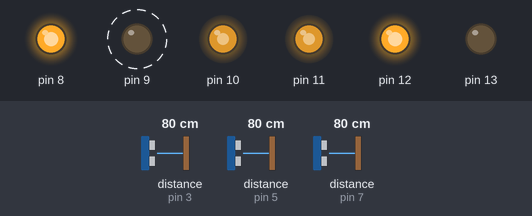
This sketch was run on a simulated Arduino Uno, built for the host (arithmetic inside an expression is 32-bit, double 64-bit). On the bench: output pins drawn as LEDs (lit = HIGH). Wiring (inferred from the names in the program): 3 × ultrasonic range finder: trigger pin 2, echo pin 3 / trigger pin 4, echo pin 5 / trigger pin 6, echo pin 7. Dashed ring = blinking. The inputs (shaded band) are chosen by the test bench; at power-on: distance to the obstacle (sensors on pin 3, pin 5, pin 7) 80 cm. The echo pulse lasts 58.3 µs per cm; random numbers use the default seed unless the sketch sets one; pins used as bus, display or sensor lines are not drawn.

Above: at 0.88 s.
1.3 s: distance to the obstacle (sensor on pin 3) set to 33 cm
At 3.82 s:
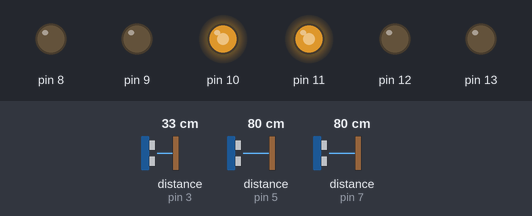
4.3 s: distance to the obstacle (sensor on pin 3) set to 27 cm
5.8 s: distance to the obstacle (sensor on pin 5) set to 86 cm
At 6.4 s:
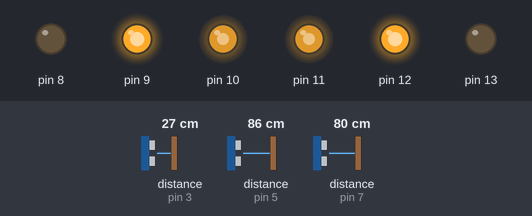
7.4 s: distance to the obstacle (sensor on pin 5) set to 2 cm
At 7.8 s:
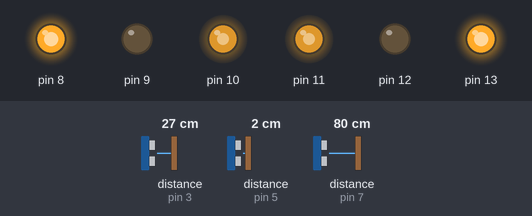
Timing chart, 0 to 9.9 s (numbered marks = the images above; inputs shaded):
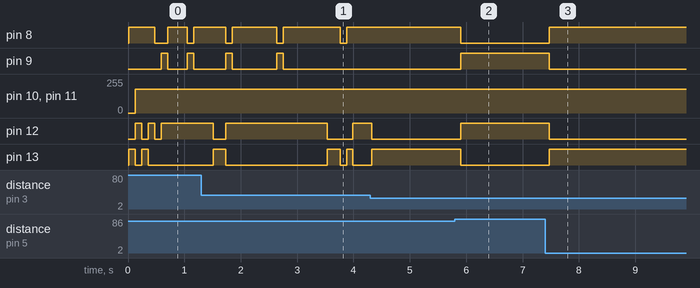

Measured:
- the behaviour switches between 80 and 81 cm on distance to the obstacle (sensor on pin 5) (found by bisection; images 1 and 2)
- after the input at 5.8 s, pin 8, pin 13: HIGH → LOW after 0.10 s; pin 9, pin 12: LOW → HIGH after 0.10 s
- after the input at 7.4 s, pin 8, pin 13: LOW → HIGH after 0.07 s; pin 9, pin 12: HIGH → LOW after 0.07 s
- by itself, pin 9: alternates HIGH for 0.11 s and LOW for 0.79 s, 4 changes in all, then stays LOW

The sketch:

main.ino
```cpp
#include "../config/pins.h"
#include "../config/constants.h"

#include "../motor/motor.h"
#include "../bci/bci.h"
#include "../ultrasonic/ultrasonic.h"

Motor motor;

BCI brain;

Ultrasonic front(FRONT_TRIG,FRONT_ECHO);
Ultrasonic left(LEFT_TRIG,LEFT_ECHO);
Ultrasonic right(RIGHT_TRIG,RIGHT_ECHO);

void setup()
{
    Serial.begin(115200);

    motor.begin();

    brain.begin();
}

void loop()
{
    BrainData bciData =
      brain.readBrain();

    float dFront =
      front.getDistance();

    float dLeft =
      left.getDistance();

    float dRight =
      right.getDistance();

    if(dFront < SAFE_DISTANCE)
    {
        if(dLeft > dRight)
            motor.left();
        else
            motor.right();
    }
    else
    {
        if(bciData.attention > 70)
            motor.forward();

        else if(bciData.blink == 1)
            motor.left();

        else if(bciData.blink == 2)
            motor.right();

        else if(
            bciData.meditation > 80)
            motor.stop();
    }

    delay(100);
}
```

bci.h
```cpp
#ifndef BCI_H
#define BCI_H

struct BrainData
{
    int attention;
    int meditation;
    int blink;
};

class BCI
{
public:
    void begin();

    BrainData readBrain();
};

#endif
```

ultrasonic.h
```cpp
#ifndef ULTRASONIC_H
#define ULTRASONIC_H

class Ultrasonic
{
public:
    Ultrasonic(int trig,int echo);

    float getDistance();

private:
    int trigPin;
    int echoPin;
};

#endif
```

constants.h
```cpp
#ifndef CONSTANTS_H
#define CONSTANTS_H

#define SAFE_DISTANCE 30
#define MOTOR_SPEED 180

#define ATTENTION_THRESHOLD 70
#define MEDITATION_THRESHOLD 80

#endif
```

motor.h
```cpp
#ifndef MOTOR_H
#define MOTOR_H

class Motor
{
public:
    void begin();

    void forward();
    void backward();

    void left();
    void right();

    void stop();
};

#endif
```

pins.h
```cpp
#ifndef PINS_H
#define PINS_H

// Front Sensor
#define FRONT_TRIG 2
#define FRONT_ECHO 3

// Left Sensor
#define LEFT_TRIG 4
#define LEFT_ECHO 5

// Right Sensor
#define RIGHT_TRIG 6
#define RIGHT_ECHO 7

// Motor Driver
#define IN1 8
#define IN2 9
#define IN3 12
#define IN4 13

#define ENA 10
#define ENB 11

#endif
```
